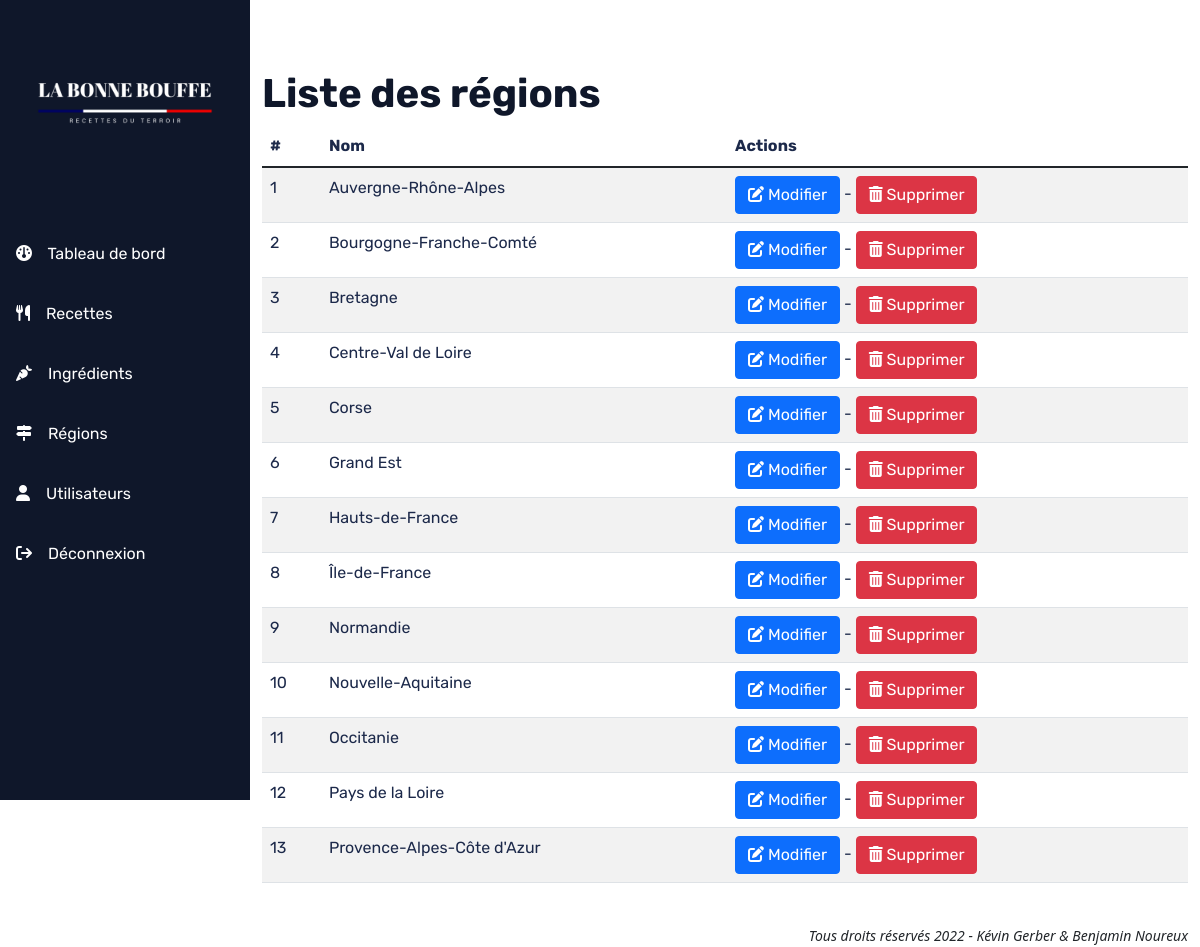
The page /index.php?p=region on the database as committed earlier.
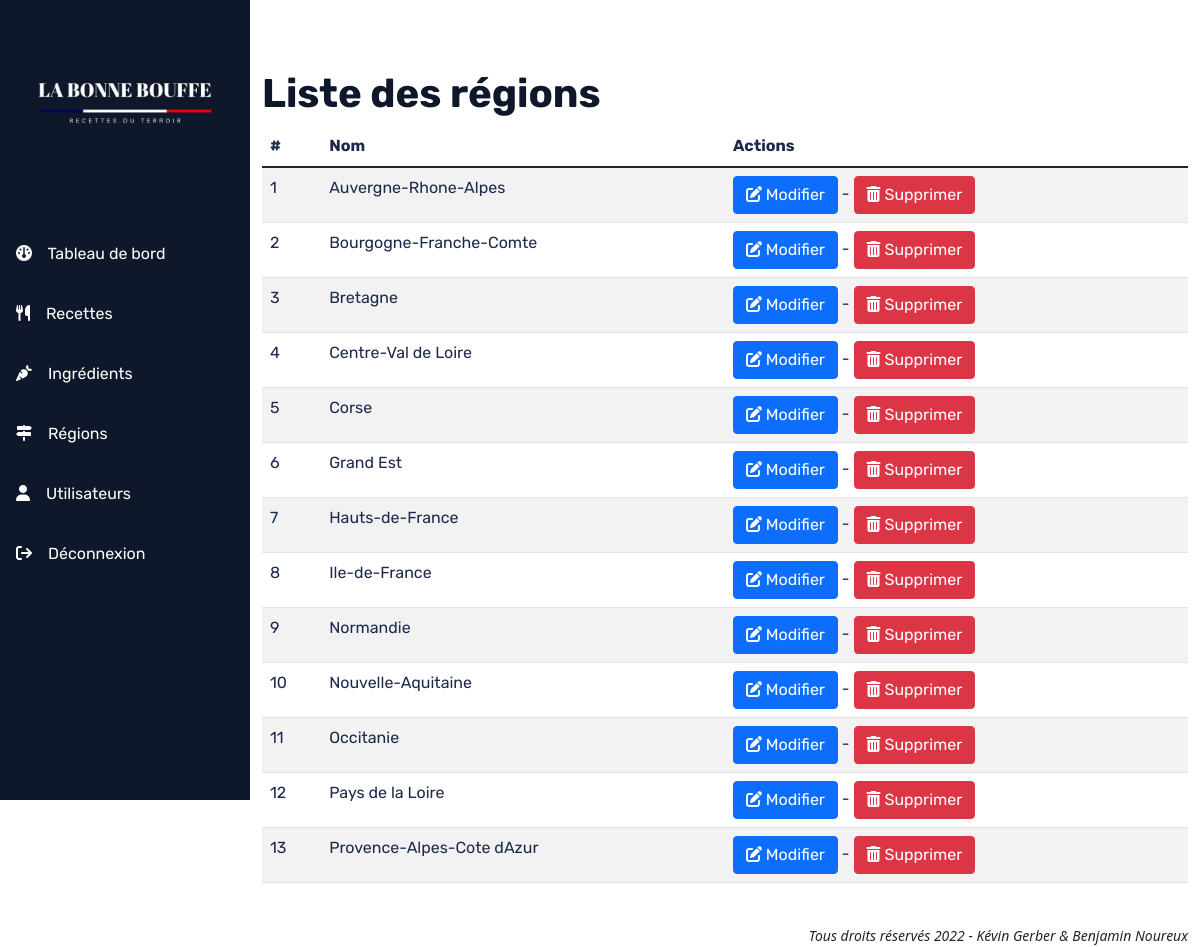
The same page on the database as committed later.
### tables this page shows
CREATE TABLE IF NOT EXISTS `region` (
  `id` int(11) NOT NULL AUTO_INCREMENT,
  `nom` varchar(50) NOT NULL,
  PRIMARY KEY (`id`)
);

### src/controller/RegionController.php (called while the page is built, shortened)
<?php
class RegionController
{
    private static string $tableName = 'Region';
    public static function index(): void
    {
        $manager = new RegionManager();
        $regions = $manager->getAll(RegionController::$tableName);
        require_once './src/view/regions/liste-regions.php';
    }
}

### src/model/manager/EntityManager.php (called while the page is built, shortened)
<?php
require_once './src/model/entity/Region.php';
class EntityManager
{
    public function getAll(string $entityName)
    {
        $entities = [];
        $bdd = DbManager::DBConnect();
        $sql = 'SELECT * FROM ' . htmlentities($entityName);
        $requete = $bdd->query($sql);
        $requete->setFetchMode(PDO::FETCH_CLASS, $entityName);
        while ($entity = $requete->fetch()) {
            $entities[] = $entity;
        }
        return $entities;
    }
}

### src/model/entity/Region.php (called while the page is built, shortened)
<?php
class Region extends Entity
{
    protected int $id;
    protected string $nom;
    public function getId(): int
    {
        return $this->id;
    }
    public function getNom(): string
    {
        return $this->nom;
    }
}

### src/view/regions/liste-regions.php (the view, shortened to what this page needs)
<main>
    <div class="container-fluid">
        <div class="row">
            <div class="col">
                <h1>Liste des régions</h1>
                <table class="table table-striped">
                    <thead>
                    <th scope="col">#</th>
                    <th scope="col">Nom</th>
                    <th scope="col">Actions</th>
                    </thead>
                    <tbody>
                    <?php
                    foreach ($regions as $region): ?>
                        <tr>
                            <td><?= $region->getId(); ?></td>
                            <td><?= $region->getNom(); ?></td>
                            <td>
                                <a class="btn btn-primary" href='./index.php?p=region&action=edit&id=<?= $region->getId(); ?>'><i class="fa-solid fa-pen-to-square"></i> Modifier</a> -
                                <a class="btn btn-danger" href="./index.php?p=region&action=delete&id=<?=$region->getId()?>"><i class="fa-solid fa-trash-can"></i> Supprimer</a>
                            </td>
                        </tr>
                    <?php endforeach; ?>
                    </tbody>
                </table>
            </div>
        </div>
    </div>
</main>

Rows that differ between the two databases and show on the page:
changed region id 1: nom "Auvergne-Rhône-Alpes" → "Auvergne-Rhone-Alpes"
changed region id 2: nom "Bourgogne-Franche-Comté" → "Bourgogne-Franche-Comte"
changed region id 8: nom "Île-de-France" → "Ile-de-France"
changed region id 13: nom "Provence-Alpes-Côte d'Azur" → "Provence-Alpes-Cote dAzur"
